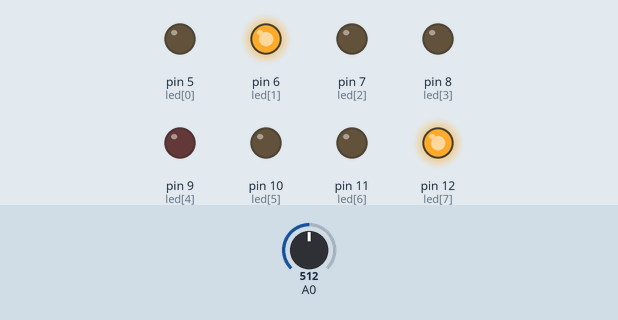
Recording of a sketch running on a simulated Arduino Nano, built with avr-gcc and run on an emulated ATmega328P. Shown: output pins drawn as LEDs (lit = HIGH). Dashed ring = blinking. The test bench sets the inputs (shaded band); at power-on: A0 = 512.

Above: at 4.8 s.
4.9 s: A0 set to 900
At 5.4 s:
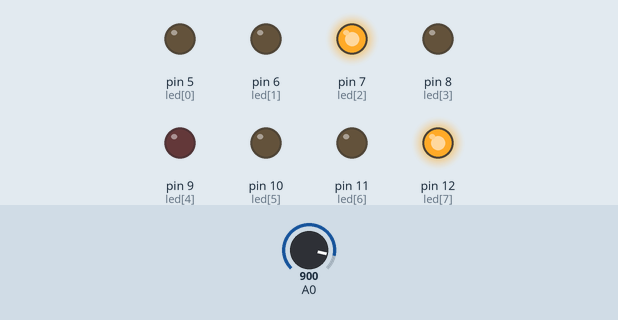
9.9 s: A0 set to 1023
At 10.55 s:
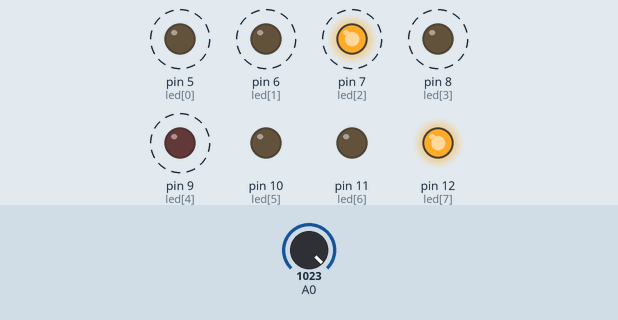
14.9 s: A0 set to 716
At 15.05 s:
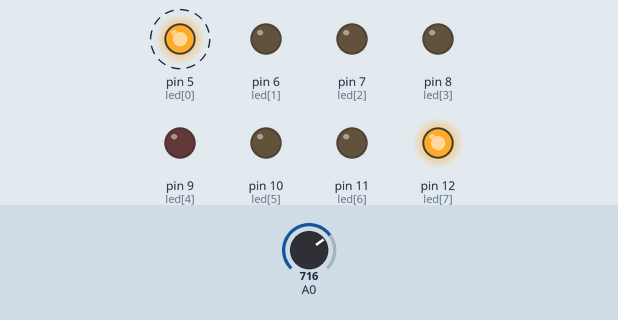
Timing chart, 0 to 25.9 s (numbered marks = the images above; inputs shaded):
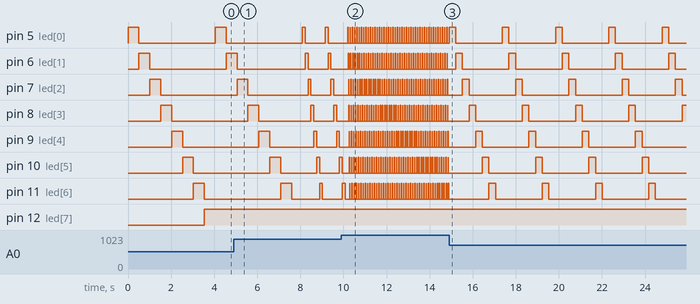

The sketch:

analog2digi_speed_control.ino
```cpp
const int led[8] = {5,6,7,8,9,10,11,12};
static int i = 0;
void setup() {
  // put your setup code here, to run once:
  for(int i = 0;i<8;i++){
    pinMode(led[i], OUTPUT);
  }
}

void loop() {
  // put your main code here, to run repeatedly:
  int n = analogRead(A0);
  int speed = map(n,0,1035,1000,1);
  int previous;
  for(int i =0;i<8;i++){
    digitalWrite(led[previous], LOW);
    digitalWrite(led[i], HIGH);
    previous = i;
    delay(speed);
  }
}
```

Measured:
- after the input at 9.9 s, pin 5 (led[0]), pin 6 (led[1]): alternates HIGH for 0.01 s and LOW for 0.09 s, starting after 0.32 s
- after the input at 14.9 s, pin 5 (led[0]), pin 6 (led[1]): alternates HIGH for 0.31 s and LOW for 2.2 s, starting after 0.31 s
- by itself, pin 10 (led[5]): repeats every 0.10 s: HIGH 0.01 s, LOW 0.09 s
